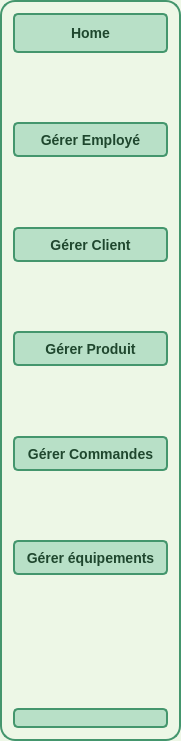
       <widget class="QFrame" name="header_2">
        <property name="geometry">
         <rect>
          <x>10</x>
          <y>10</y>
          <width>181</width>
          <height>741</height>
         </rect>
        </property>
        <property name="minimumSize">
         <size>
          <width>0</width>
          <height>0</height>
         </size>
        </property>
        <property name="styleSheet">
         <string notr="true">
background-color: #edf7e6;         /* Light green inside background */
border: 2px solid rgb(68, 150, 109); /* Green border */
border-radius: 15px;                /* Rounded corners with 15px radius */
</string>
        </property>
        <property name="frameShape">
         <enum>QFrame::Shape::StyledPanel</enum>
        </property>
        <property name="frameShadow">
         <enum>QFrame::Shadow::Raised</enum>
        </property>
        <layout class="QVBoxLayout" name="verticalLayout_19">
         <item>
          <widget class="QPushButton" name="bouttonacceuil_2">
           <property name="minimumSize">
            <size>
             <width>0</width>
             <height>40</height>
            </size>
           </property>
           <property name="styleSheet">
            <string notr="true">QPushButton {
    background-color: #b8e0c7;
    color: #1f472e;
    font-family: &quot;Roboto&quot;, sans-serif;
    font-size: 14px;
    font-weight: bold; /* texte en gras */
    border-radius: 5px; /* coins arrondis */
    transition: background-color 0.3s ease, border 0.3s ease, transform 0.3s ease; /* ajoute une transition pour l'agrandissement */
}

QPushButton:hover {
    background-color: #A0D6B4;
    border: 1px solid #4CAF50;
    box-shadow: 2px 2px 5px rgba(0, 0, 0, 0.3);
    transform: scale(1.05); /* agrandit le bouton de 5% */
}



</string>
           </property>
           <property name="text">
            <string>Home</string>
           </property>
          </widget>
         </item>
         <item>
          <spacer name="verticalSpacer_8">
           <property name="orientation">
            <enum>Qt::Orientation::Vertical</enum>
           </property>
           <property name="sizeHint" stdset="0">
            <size>
             <width>20</width>
             <height>40</height>
            </size>
           </property>
          </spacer>
         </item>
         <item>
          <widget class="QPushButton" name="buttongereremployee_2">
           <property name="minimumSize">
            <size>
             <width>0</width>
             <height>35</height>
            </size>
           </property>
           <property name="styleSheet">
            <string notr="true">QPushButton {
    background-color: #b8e0c7;
    color: #1f472e;
    font-family: &quot;Roboto&quot;, sans-serif;
    font-size: 14px;
    font-weight: bold; /* texte en gras */
    border-radius: 5px; /* coins arrondis */
    transition: background-color 0.3s ease, border 0.3s ease, transform 0.3s ease; /* ajoute une transition pour l'agrandissement */
}

QPushButton:hover {
    background-color: #A0D6B4;
    border: 1px solid #4CAF50;
    box-shadow: 2px 2px 5px rgba(0, 0, 0, 0.3);
    transform: scale(1.05); /* agrandit le bouton de 5% */
}



</string>
           </property>
           <property name="text">
            <string>Gérer Employé</string>
           </property>
           <property name="autoExclusive">
            <bool>true</bool>
           </property>
          </widget>
         </item>
         <item>
          <spacer name="verticalSpacer_9">
           <property name="orientation">
            <enum>Qt::Orientation::Vertical</enum>
           </property>
           <property name="sizeHint" stdset="0">
            <size>
             <width>20</width>
             <height>40</height>
            </size>
           </property>
          </spacer>
         </item>
         <item>
          <widget class="QPushButton" name="buttongererClient_2">
           <property name="minimumSize">
            <size>
             <width>0</width>
             <height>35</height>
            </size>
           </property>
           <property name="styleSheet">
            <string notr="true">QPushButton {
    background-color: #b8e0c7;
    color: #1f472e;
    font-family: &quot;Roboto&quot;, sans-serif;
    font-size: 14px;
    font-weight: bold; /* texte en gras */
    border-radius: 5px; /* coins arrondis */
    transition: background-color 0.3s ease, border 0.3s ease, transform 0.3s ease; /* ajoute une transition pour l'agrandissement */
}

QPushButton:hover {
    background-color: #A0D6B4;
    border: 1px solid #4CAF50;
    box-shadow: 2px 2px 5px rgba(0, 0, 0, 0.3);
    transform: scale(1.05); /* agrandit le bouton de 5% */
}



</string>
           </property>
           <property name="text">
            <string>Gérer Client</string>
           </property>
           <property name="autoExclusive">
            <bool>true</bool>
           </property>
          </widget>
         </item>
         <item>
          <spacer name="verticalSpacer_10">
           <property name="orientation">
            <enum>Qt::Orientation::Vertical</enum>
           </property>
           <property name="sizeHint" stdset="0">
            <size>
             <width>20</width>
             <height>40</height>
            </size>
           </property>
          </spacer>
         </item>
         <item>
          <widget class="QPushButton" name="buttongererProduit_2">
           <property name="minimumSize">
            <size>
             <width>0</width>
             <height>35</height>
            </size>
           </property>
           <property name="styleSheet">
            <string notr="true">QPushButton {
    background-color: #b8e0c7;
    color: #1f472e;
    font-family: &quot;Roboto&quot;, sans-serif;
    font-size: 14px;
    font-weight: bold; /* texte en gras */
    border-radius: 5px; /* coins arrondis */
    transition: background-color 0.3s ease, border 0.3s ease, transform 0.3s ease; /* ajoute une transition pour l'agrandissement */
}

QPushButton:hover {
    background-color: #A0D6B4;
    border: 1px solid #4CAF50;
    box-shadow: 2px 2px 5px rgba(0, 0, 0, 0.3);
    transform: scale(1.05); /* agrandit le bouton de 5% */
}



</string>
           </property>
           <property name="text">
            <string>Gérer Produit</string>
           </property>
           <property name="autoExclusive">
            <bool>true</bool>
           </property>
          </widget>
         </item>
         <item>
          <spacer name="verticalSpacer_18">
           <property name="orientation">
            <enum>Qt::Orientation::Vertical</enum>
           </property>
           <property name="sizeHint" stdset="0">
            <size>
             <width>20</width>
             <height>40</height>
            </size>
           </property>
          </spacer>
         </item>
         <item>
          <widget class="QPushButton" name="buttongererCommandes_2">
           <property name="minimumSize">
            <size>
             <width>0</width>
             <height>35</height>
            </size>
           </property>
           <property name="styleSheet">
            <string notr="true">QPushButton {
    background-color: #b8e0c7;
    color: #1f472e;
    font-family: &quot;Roboto&quot;, sans-serif;
    font-size: 14px;
    font-weight: bold; /* texte en gras */
    border-radius: 5px; /* coins arrondis */
    transition: background-color 0.3s ease, border 0.3s ease, transform 0.3s ease; /* ajoute une transition pour l'agrandissement */
}

QPushButton:hover {
    background-color: #A0D6B4;
    border: 1px solid #4CAF50;
    box-shadow: 2px 2px 5px rgba(0, 0, 0, 0.3);
    transform: scale(1.05); /* agrandit le bouton de 5% */
}



</string>
           </property>
           <property name="text">
            <string>Gérer Commandes</string>
           </property>
           <property name="autoExclusive">
            <bool>true</bool>
           </property>
          </widget>
         </item>
         <item>
          <spacer name="verticalSpacer_19">
           <property name="orientation">
            <enum>Qt::Orientation::Vertical</enum>
           </property>
           <property name="sizeHint" stdset="0">
            <size>
             <width>20</width>
             <height>40</height>
            </size>
           </property>
          </spacer>
         </item>
         <item>
          <widget class="QPushButton" name="buttongererequipements_2">
           <property name="minimumSize">
            <size>
             <width>0</width>
             <height>35</height>
            </size>
           </property>
           <property name="styleSheet">
            <string notr="true">QPushButton {
    background-color: #b8e0c7;
    color: #1f472e;
    font-family: &quot;Roboto&quot;, sans-serif;
    font-size: 14px;
    font-weight: bold; /* texte en gras */
    border-radius: 5px; /* coins arrondis */
    transition: background-color 0.3s ease, border 0.3s ease, transform 0.3s ease; /* ajoute une transition pour l'agrandissement */
}

QPushButton:hover {
    background-color: #A0D6B4;
    border: 1px solid #4CAF50;
    box-shadow: 2px 2px 5px rgba(0, 0, 0, 0.3);
    transform: scale(1.05); /* agrandit le bouton de 5% */
}



</string>
           </property>
           <property name="text">
            <string>Gérer équipements</string>
           </property>
           <property name="autoExclusive">
            <bool>true</bool>
           </property>
          </widget>
         </item>
         <item>
          <spacer name="verticalSpacer_21">
           <property name="orientation">
            <enum>Qt::Orientation::Vertical</enum>
           </property>
           <property name="sizeHint" stdset="0">
            <size>
             <width>20</width>
             <height>40</height>
            </size>
           </property>
          </spacer>
         </item>
         <item>
          <spacer name="verticalSpacer_22">
           <property name="orientation">
            <enum>Qt::Orientation::Vertical</enum>
           </property>
           <property name="sizeHint" stdset="0">
            <size>
             <width>20</width>
             <height>40</height>
            </size>
           </property>
          </spacer>
         </item>
         <item>
          <widget class="QPushButton" name="pushButton_14">
           <property name="styleSheet">
            <string notr="true">QPushButton {
    background-color: #b8e0c7;
    color: #1f472e;
    font-family: &quot;Roboto&quot;, sans-serif;
    font-size: 14px;
    font-weight: bold; /* texte en gras */
    border-radius: 5px; /* coins arrondis */
    transition: background-color 0.3s ease, border 0.3s ease, transform 0.3s ease; /* ajoute une transition pour l'agrandissement */
}

QPushButton:hover {
    background-color: #A0D6B4;
    border: 1px solid #4CAF50;
    box-shadow: 2px 2px 5px rgba(0, 0, 0, 0.3);
    transform: scale(1.05); /* agrandit le bouton de 5% */
}



</string>
           </property>
           <property name="text">
            <string/>
           </property>
           <property name="autoExclusive">
            <bool>true</bool>
           </property>
          </widget>
         </item>
        </layout>
       </widget>
